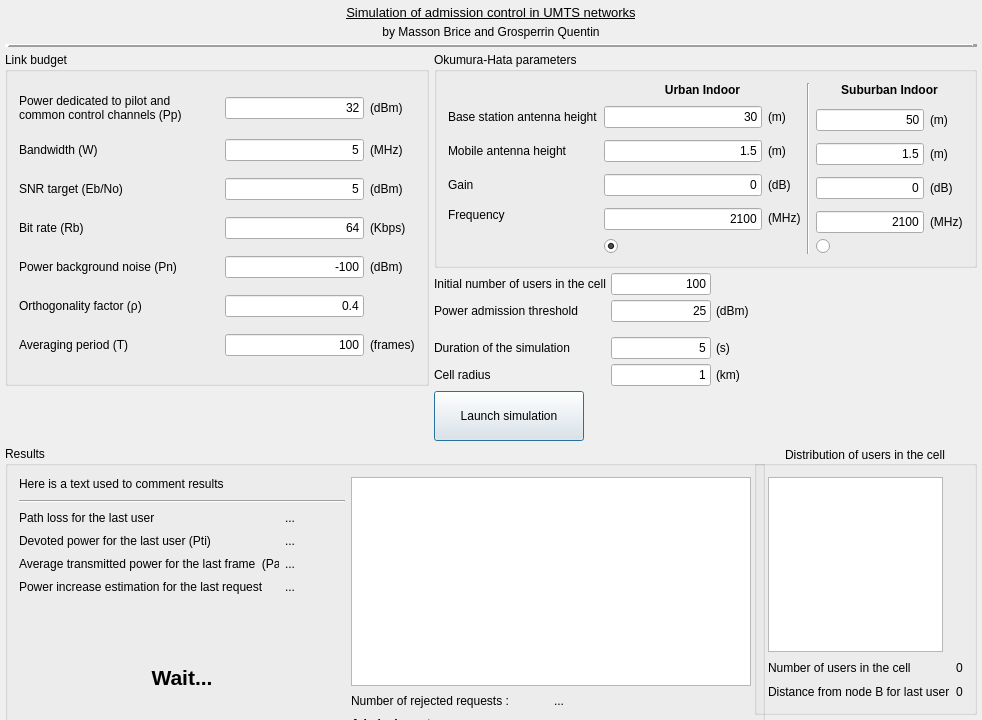
<?xml version="1.0" encoding="UTF-8"?>
<ui version="4.0">
 <class>admission_umtsClass</class>
 <widget class="QWidget" name="admission_umtsClass">
  <property name="geometry">
   <rect>
    <x>0</x>
    <y>0</y>
    <width>982</width>
    <height>720</height>
   </rect>
  </property>
  <property name="minimumSize">
   <size>
    <width>0</width>
    <height>0</height>
   </size>
  </property>
  <property name="maximumSize">
   <size>
    <width>16777215</width>
    <height>16777215</height>
   </size>
  </property>
  <property name="windowTitle">
   <string>admission_umts</string>
  </property>
  <layout class="QGridLayout" name="gridLayout_4">
   <property name="sizeConstraint">
    <enum>QLayout::SetNoConstraint</enum>
   </property>
   <property name="margin">
    <number>5</number>
   </property>
   <property name="spacing">
    <number>5</number>
   </property>
   <item row="3" column="2" colspan="5">
    <widget class="QGroupBox" name="groupBox">
     <property name="minimumSize">
      <size>
       <width>0</width>
       <height>0</height>
      </size>
     </property>
     <property name="baseSize">
      <size>
       <width>0</width>
       <height>0</height>
      </size>
     </property>
     <property name="title">
      <string>Okumura-Hata parameters</string>
     </property>
     <layout class="QGridLayout" name="gridLayout_2">
      <item row="2" column="7">
       <widget class="QLabel" name="label_30">
        <property name="text">
         <string>(m)</string>
        </property>
       </widget>
      </item>
      <item row="4" column="5" colspan="2">
       <widget class="QLineEdit" name="sub_MobileHeightTextBox">
        <property name="maximumSize">
         <size>
          <width>16777215</width>
          <height>16777215</height>
         </size>
        </property>
        <property name="text">
         <string>1.5</string>
        </property>
        <property name="alignment">
         <set>Qt::AlignRight|Qt::AlignTrailing|Qt::AlignVCenter</set>
        </property>
       </widget>
      </item>
      <item row="1" column="0" rowspan="2">
       <widget class="QLabel" name="label">
        <property name="layoutDirection">
         <enum>Qt::LeftToRight</enum>
        </property>
        <property name="text">
         <string>Base station antenna height</string>
        </property>
       </widget>
      </item>
      <item row="8" column="5" rowspan="2" colspan="2">
       <widget class="QLineEdit" name="sub_FrequencyTextBox">
        <property name="maximumSize">
         <size>
          <width>16777215</width>
          <height>16777215</height>
         </size>
        </property>
        <property name="text">
         <string>2100</string>
        </property>
        <property name="alignment">
         <set>Qt::AlignRight|Qt::AlignTrailing|Qt::AlignVCenter</set>
        </property>
       </widget>
      </item>
      <item row="7" column="1" rowspan="3">
       <widget class="QLineEdit" name="frequencyTextBox">
        <property name="maximumSize">
         <size>
          <width>16777215</width>
          <height>16777215</height>
         </size>
        </property>
        <property name="text">
         <string>2100</string>
        </property>
        <property name="alignment">
         <set>Qt::AlignRight|Qt::AlignTrailing|Qt::AlignVCenter</set>
        </property>
       </widget>
      </item>
      <item row="0" column="4" rowspan="11">
       <widget class="Line" name="line">
        <property name="orientation">
         <enum>Qt::Vertical</enum>
        </property>
       </widget>
      </item>
      <item row="10" column="1">
       <widget class="QRadioButton" name="urbanRadioButton">
        <property name="text">
         <string/>
        </property>
        <property name="checked">
         <bool>true</bool>
        </property>
       </widget>
      </item>
      <item row="1" column="2" rowspan="2">
       <widget class="QLabel" name="label_5">
        <property name="text">
         <string>(m)</string>
        </property>
       </widget>
      </item>
      <item row="5" column="1" rowspan="2">
       <widget class="QLineEdit" name="gainTextBox">
        <property name="maximumSize">
         <size>
          <width>16777215</width>
          <height>16777215</height>
         </size>
        </property>
        <property name="text">
         <string>0</string>
        </property>
        <property name="alignment">
         <set>Qt::AlignRight|Qt::AlignTrailing|Qt::AlignVCenter</set>
        </property>
       </widget>
      </item>
      <item row="1" column="1" rowspan="2">
       <widget class="QLineEdit" name="baseStationHeightTextBox">
        <property name="maximumSize">
         <size>
          <width>16777215</width>
          <height>16777215</height>
         </size>
        </property>
        <property name="text">
         <string>30</string>
        </property>
        <property name="alignment">
         <set>Qt::AlignRight|Qt::AlignTrailing|Qt::AlignVCenter</set>
        </property>
       </widget>
      </item>
      <item row="2" column="5" colspan="2">
       <widget class="QLineEdit" name="sub_BaseStationHeightTextBox">
        <property name="maximumSize">
         <size>
          <width>16777215</width>
          <height>16777215</height>
         </size>
        </property>
        <property name="text">
         <string>50</string>
        </property>
        <property name="alignment">
         <set>Qt::AlignRight|Qt::AlignTrailing|Qt::AlignVCenter</set>
        </property>
       </widget>
      </item>
      <item row="3" column="1" rowspan="2">
       <widget class="QLineEdit" name="mobileHeightTextBox">
        <property name="maximumSize">
         <size>
          <width>16777215</width>
          <height>16777215</height>
         </size>
        </property>
        <property name="text">
         <string>1.5</string>
        </property>
        <property name="alignment">
         <set>Qt::AlignRight|Qt::AlignTrailing|Qt::AlignVCenter</set>
        </property>
       </widget>
      </item>
      <item row="8" column="7" rowspan="2">
       <widget class="QLabel" name="label_28">
        <property name="text">
         <string>(MHz)</string>
        </property>
       </widget>
      </item>
      <item row="5" column="2" rowspan="2">
       <widget class="QLabel" name="label_7">
        <property name="text">
         <string>(dB)</string>
        </property>
       </widget>
      </item>
      <item row="3" column="2" rowspan="2">
       <widget class="QLabel" name="label_6">
        <property name="text">
         <string>(m)</string>
        </property>
       </widget>
      </item>
      <item row="4" column="7">
       <widget class="QLabel" name="label_29">
        <property name="text">
         <string>(m)</string>
        </property>
       </widget>
      </item>
      <item row="5" column="0" rowspan="2">
       <widget class="QLabel" name="label_3">
        <property name="layoutDirection">
         <enum>Qt::LeftToRight</enum>
        </property>
        <property name="text">
         <string>Gain</string>
        </property>
       </widget>
      </item>
      <item row="7" column="0" rowspan="2">
       <widget class="QLabel" name="label_4">
        <property name="layoutDirection">
         <enum>Qt::LeftToRight</enum>
        </property>
        <property name="text">
         <string>Frequency</string>
        </property>
       </widget>
      </item>
      <item row="3" column="0" rowspan="2">
       <widget class="QLabel" name="label_2">
        <property name="layoutDirection">
         <enum>Qt::LeftToRight</enum>
        </property>
        <property name="text">
         <string>Mobile antenna height</string>
        </property>
       </widget>
      </item>
      <item row="6" column="7">
       <widget class="QLabel" name="label_31">
        <property name="text">
         <string>(dB)</string>
        </property>
       </widget>
      </item>
      <item row="6" column="5" colspan="2">
       <widget class="QLineEdit" name="sub_GainTextBox">
        <property name="maximumSize">
         <size>
          <width>16777215</width>
          <height>16777215</height>
         </size>
        </property>
        <property name="text">
         <string>0</string>
        </property>
        <property name="alignment">
         <set>Qt::AlignRight|Qt::AlignTrailing|Qt::AlignVCenter</set>
        </property>
       </widget>
      </item>
      <item row="10" column="5">
       <widget class="QRadioButton" name="suburbanRadioButton">
        <property name="text">
         <string/>
        </property>
       </widget>
      </item>
      <item row="8" column="2">
       <widget class="QLabel" name="label_8">
        <property name="text">
         <string>(MHz)</string>
        </property>
       </widget>
      </item>
      <item row="0" column="5" colspan="3">
       <widget class="QLabel" name="label_27">
        <property name="minimumSize">
         <size>
          <width>100</width>
          <height>0</height>
         </size>
        </property>
        <property name="font">
         <font>
          <weight>75</weight>
          <bold>true</bold>
         </font>
        </property>
        <property name="text">
         <string>Suburban Indoor</string>
        </property>
        <property name="alignment">
         <set>Qt::AlignCenter</set>
        </property>
       </widget>
      </item>
      <item row="0" column="1" colspan="2">
       <widget class="QLabel" name="label_26">
        <property name="minimumSize">
         <size>
          <width>100</width>
          <height>0</height>
         </size>
        </property>
        <property name="font">
         <font>
          <weight>75</weight>
          <bold>true</bold>
         </font>
        </property>
        <property name="text">
         <string>Urban Indoor</string>
        </property>
        <property name="alignment">
         <set>Qt::AlignCenter</set>
        </property>
       </widget>
      </item>
     </layout>
    </widget>
   </item>
   <item row="10" column="2">
    <widget class="QPushButton" name="launchSimulationButton">
     <property name="minimumSize">
      <size>
       <width>150</width>
       <height>50</height>
      </size>
     </property>
     <property name="maximumSize">
      <size>
       <width>150</width>
       <height>16777215</height>
      </size>
     </property>
     <property name="text">
      <string>Launch simulation</string>
     </property>
     <property name="autoDefault">
      <bool>true</bool>
     </property>
     <property name="default">
      <bool>true</bool>
     </property>
     <property name="flat">
      <bool>false</bool>
     </property>
    </widget>
   </item>
   <item row="3" column="0" rowspan="7" colspan="2">
    <widget class="QGroupBox" name="groupBox_3">
     <property name="title">
      <string>Link budget</string>
     </property>
     <layout class="QGridLayout" name="gridLayout">
      <item row="3" column="0">
       <widget class="QLabel" name="label_12">
        <property name="minimumSize">
         <size>
          <width>200</width>
          <height>0</height>
         </size>
        </property>
        <property name="text">
         <string>Bit rate (Rb)</string>
        </property>
        <property name="alignment">
         <set>Qt::AlignLeading|Qt::AlignLeft|Qt::AlignVCenter</set>
        </property>
       </widget>
      </item>
      <item row="2" column="0">
       <widget class="QLabel" name="label_11">
        <property name="minimumSize">
         <size>
          <width>200</width>
          <height>0</height>
         </size>
        </property>
        <property name="text">
         <string>SNR target (Eb/No)</string>
        </property>
        <property name="alignment">
         <set>Qt::AlignLeading|Qt::AlignLeft|Qt::AlignVCenter</set>
        </property>
       </widget>
      </item>
      <item row="6" column="2">
       <widget class="QLabel" name="label_22">
        <property name="text">
         <string>(frames)</string>
        </property>
       </widget>
      </item>
      <item row="1" column="2">
       <widget class="QLabel" name="label_17">
        <property name="text">
         <string>(MHz)</string>
        </property>
       </widget>
      </item>
      <item row="2" column="2">
       <widget class="QLabel" name="label_20">
        <property name="text">
         <string>(dBm)</string>
        </property>
       </widget>
      </item>
      <item row="3" column="1">
       <widget class="QLineEdit" name="bitRateTextBox">
        <property name="text">
         <string>64</string>
        </property>
        <property name="alignment">
         <set>Qt::AlignRight|Qt::AlignTrailing|Qt::AlignVCenter</set>
        </property>
       </widget>
      </item>
      <item row="6" column="1">
       <widget class="QLineEdit" name="timePeriodTextBox">
        <property name="text">
         <string>100</string>
        </property>
        <property name="alignment">
         <set>Qt::AlignRight|Qt::AlignTrailing|Qt::AlignVCenter</set>
        </property>
       </widget>
      </item>
      <item row="5" column="0">
       <widget class="QLabel" name="label_14">
        <property name="minimumSize">
         <size>
          <width>200</width>
          <height>0</height>
         </size>
        </property>
        <property name="text">
         <string>Orthogonality factor (ρ)</string>
        </property>
        <property name="alignment">
         <set>Qt::AlignLeading|Qt::AlignLeft|Qt::AlignVCenter</set>
        </property>
       </widget>
      </item>
      <item row="4" column="1">
       <widget class="QLineEdit" name="noisePowerTextBox">
        <property name="text">
         <string>-100</string>
        </property>
        <property name="alignment">
         <set>Qt::AlignRight|Qt::AlignTrailing|Qt::AlignVCenter</set>
        </property>
       </widget>
      </item>
      <item row="6" column="0">
       <widget class="QLabel" name="label_21">
        <property name="minimumSize">
         <size>
          <width>200</width>
          <height>0</height>
         </size>
        </property>
        <property name="text">
         <string>Averaging period (T)</string>
        </property>
       </widget>
      </item>
      <item row="2" column="1">
       <widget class="QLineEdit" name="snrTargetTextBox">
        <property name="text">
         <string>5</string>
        </property>
        <property name="alignment">
         <set>Qt::AlignRight|Qt::AlignTrailing|Qt::AlignVCenter</set>
        </property>
       </widget>
      </item>
      <item row="4" column="2">
       <widget class="QLabel" name="label_18">
        <property name="text">
         <string>(dBm)</string>
        </property>
       </widget>
      </item>
      <item row="4" column="0">
       <widget class="QLabel" name="label_13">
        <property name="minimumSize">
         <size>
          <width>200</width>
          <height>0</height>
         </size>
        </property>
        <property name="text">
         <string>Power background noise (Pn)</string>
        </property>
        <property name="alignment">
         <set>Qt::AlignLeading|Qt::AlignLeft|Qt::AlignVCenter</set>
        </property>
       </widget>
      </item>
      <item row="3" column="2">
       <widget class="QLabel" name="label_19">
        <property name="text">
         <string>(Kbps)</string>
        </property>
       </widget>
      </item>
      <item row="5" column="1">
       <widget class="QLineEdit" name="orthoFactorTextBox">
        <property name="text">
         <string>0.4</string>
        </property>
        <property name="alignment">
         <set>Qt::AlignRight|Qt::AlignTrailing|Qt::AlignVCenter</set>
        </property>
       </widget>
      </item>
      <item row="1" column="0">
       <widget class="QLabel" name="label_10">
        <property name="minimumSize">
         <size>
          <width>200</width>
          <height>0</height>
         </size>
        </property>
        <property name="text">
         <string>Bandwidth (W)</string>
        </property>
        <property name="alignment">
         <set>Qt::AlignLeading|Qt::AlignLeft|Qt::AlignVCenter</set>
        </property>
       </widget>
      </item>
      <item row="0" column="0">
       <widget class="QLabel" name="label_9">
        <property name="minimumSize">
         <size>
          <width>200</width>
          <height>0</height>
         </size>
        </property>
        <property name="text">
         <string>Power dedicated to pilot and common control channels (Pp)</string>
        </property>
        <property name="alignment">
         <set>Qt::AlignLeading|Qt::AlignLeft|Qt::AlignVCenter</set>
        </property>
        <property name="wordWrap">
         <bool>true</bool>
        </property>
       </widget>
      </item>
      <item row="1" column="1">
       <widget class="QLineEdit" name="bandwidthpilotPowerTextBox">
        <property name="text">
         <string>5</string>
        </property>
        <property name="alignment">
         <set>Qt::AlignRight|Qt::AlignTrailing|Qt::AlignVCenter</set>
        </property>
       </widget>
      </item>
      <item row="0" column="1">
       <widget class="QLineEdit" name="pilotPowerTextBox">
        <property name="text">
         <string>32</string>
        </property>
        <property name="alignment">
         <set>Qt::AlignRight|Qt::AlignTrailing|Qt::AlignVCenter</set>
        </property>
       </widget>
      </item>
      <item row="0" column="2">
       <widget class="QLabel" name="label_16">
        <property name="text">
         <string>(dBm)</string>
        </property>
       </widget>
      </item>
     </layout>
    </widget>
   </item>
   <item row="11" column="6">
    <widget class="QGroupBox" name="groupBox_4">
     <property name="title">
      <string>Distribution of users in the cell</string>
     </property>
     <property name="alignment">
      <set>Qt::AlignCenter</set>
     </property>
     <layout class="QGridLayout" name="gridLayout_5">
      <item row="9" column="1">
       <widget class="QLabel" name="nbUsersLabel">
        <property name="text">
         <string>0</string>
        </property>
       </widget>
      </item>
      <item row="10" column="0">
       <widget class="QLabel" name="label_41">
        <property name="text">
         <string>Distance from node B for last user</string>
        </property>
       </widget>
      </item>
      <item row="10" column="1">
       <widget class="QLabel" name="distanceLastUserLabel">
        <property name="text">
         <string>0</string>
        </property>
       </widget>
      </item>
      <item row="9" column="0">
       <widget class="QLabel" name="label_42">
        <property name="text">
         <string>Number of users in the cell </string>
        </property>
       </widget>
      </item>
      <item row="0" column="0">
       <widget class="QGraphicsView" name="usersDistribution">
        <property name="minimumSize">
         <size>
          <width>175</width>
          <height>175</height>
         </size>
        </property>
        <property name="maximumSize">
         <size>
          <width>175</width>
          <height>175</height>
         </size>
        </property>
        <property name="alignment">
         <set>Qt::AlignCenter</set>
        </property>
       </widget>
      </item>
     </layout>
    </widget>
   </item>
   <item row="10" column="4" colspan="3">
    <spacer name="horizontalSpacer">
     <property name="orientation">
      <enum>Qt::Horizontal</enum>
     </property>
     <property name="sizeHint" stdset="0">
      <size>
       <width>253</width>
       <height>20</height>
      </size>
     </property>
    </spacer>
   </item>
   <item row="2" column="0" colspan="7">
    <widget class="Line" name="line_2">
     <property name="font">
      <font>
       <weight>50</weight>
       <bold>false</bold>
      </font>
     </property>
     <property name="frameShadow">
      <enum>QFrame::Raised</enum>
     </property>
     <property name="lineWidth">
      <number>5</number>
     </property>
     <property name="midLineWidth">
      <number>0</number>
     </property>
     <property name="orientation">
      <enum>Qt::Horizontal</enum>
     </property>
    </widget>
   </item>
   <item row="1" column="0" colspan="7">
    <widget class="QLabel" name="label_32">
     <property name="text">
      <string>by Masson Brice and Grosperrin Quentin</string>
     </property>
     <property name="alignment">
      <set>Qt::AlignCenter</set>
     </property>
    </widget>
   </item>
   <item row="0" column="0" colspan="7">
    <widget class="QLabel" name="label_15">
     <property name="font">
      <font>
       <pointsize>10</pointsize>
       <underline>true</underline>
      </font>
     </property>
     <property name="text">
      <string>Simulation of admission control in UMTS networks</string>
     </property>
     <property name="alignment">
      <set>Qt::AlignCenter</set>
     </property>
    </widget>
   </item>
   <item row="5" column="4">
    <widget class="QLineEdit" name="thresholdPowerTextBox">
     <property name="minimumSize">
      <size>
       <width>100</width>
       <height>0</height>
      </size>
     </property>
     <property name="maximumSize">
      <size>
       <width>100</width>
       <height>16777215</height>
      </size>
     </property>
     <property name="baseSize">
      <size>
       <width>0</width>
       <height>0</height>
      </size>
     </property>
     <property name="text">
      <string>25</string>
     </property>
     <property name="alignment">
      <set>Qt::AlignRight|Qt::AlignTrailing|Qt::AlignVCenter</set>
     </property>
    </widget>
   </item>
   <item row="4" column="4">
    <widget class="QLineEdit" name="initNbUsersTextBox">
     <property name="minimumSize">
      <size>
       <width>100</width>
       <height>0</height>
      </size>
     </property>
     <property name="maximumSize">
      <size>
       <width>100</width>
       <height>16777215</height>
      </size>
     </property>
     <property name="baseSize">
      <size>
       <width>0</width>
       <height>0</height>
      </size>
     </property>
     <property name="text">
      <string>100</string>
     </property>
     <property name="alignment">
      <set>Qt::AlignRight|Qt::AlignTrailing|Qt::AlignVCenter</set>
     </property>
    </widget>
   </item>
   <item row="8" column="2">
    <widget class="QLabel" name="label_34">
     <property name="text">
      <string>Duration of the simulation</string>
     </property>
    </widget>
   </item>
   <item row="5" column="2">
    <widget class="QLabel" name="label_24">
     <property name="text">
      <string>Power admission threshold</string>
     </property>
    </widget>
   </item>
   <item row="5" column="5">
    <widget class="QLabel" name="label_25">
     <property name="text">
      <string>(dBm)</string>
     </property>
    </widget>
   </item>
   <item row="8" column="5">
    <widget class="QLabel" name="label_35">
     <property name="text">
      <string>(s)</string>
     </property>
    </widget>
   </item>
   <item row="8" column="4">
    <widget class="QLineEdit" name="durationTextBox">
     <property name="maximumSize">
      <size>
       <width>100</width>
       <height>16777215</height>
      </size>
     </property>
     <property name="text">
      <string>5</string>
     </property>
     <property name="alignment">
      <set>Qt::AlignRight|Qt::AlignTrailing|Qt::AlignVCenter</set>
     </property>
    </widget>
   </item>
   <item row="4" column="2" colspan="2">
    <widget class="QLabel" name="label_23">
     <property name="text">
      <string>Initial number of users in the cell</string>
     </property>
    </widget>
   </item>
   <item row="10" column="1">
    <spacer name="horizontalSpacer_3">
     <property name="orientation">
      <enum>Qt::Horizontal</enum>
     </property>
     <property name="sizeHint" stdset="0">
      <size>
       <width>40</width>
       <height>20</height>
      </size>
     </property>
    </spacer>
   </item>
   <item row="11" column="0" colspan="6">
    <widget class="QGroupBox" name="groupBox_2">
     <property name="minimumSize">
      <size>
       <width>760</width>
       <height>300</height>
      </size>
     </property>
     <property name="title">
      <string>Results</string>
     </property>
     <layout class="QGridLayout" name="gridLayout_3">
      <item row="3" column="2">
       <widget class="QLabel" name="lastDevotedPowerLabel">
        <property name="minimumSize">
         <size>
          <width>60</width>
          <height>0</height>
         </size>
        </property>
        <property name="text">
         <string>...</string>
        </property>
       </widget>
      </item>
      <item row="3" column="1">
       <widget class="QLabel" name="label_36">
        <property name="text">
         <string>Devoted power for the last user (Pti)</string>
        </property>
       </widget>
      </item>
      <item row="4" column="1">
       <widget class="QLabel" name="label_38">
        <property name="minimumSize">
         <size>
          <width>260</width>
          <height>0</height>
         </size>
        </property>
        <property name="text">
         <string>Average transmitted power for the last frame  (Pav) </string>
        </property>
       </widget>
      </item>
      <item row="2" column="2">
       <widget class="QLabel" name="lastPathLossLabel">
        <property name="minimumSize">
         <size>
          <width>60</width>
          <height>0</height>
         </size>
        </property>
        <property name="text">
         <string>...</string>
        </property>
       </widget>
      </item>
      <item row="1" column="1" colspan="2">
       <widget class="Line" name="line_3">
        <property name="orientation">
         <enum>Qt::Horizontal</enum>
        </property>
       </widget>
      </item>
      <item row="0" column="3" rowspan="10" colspan="2">
       <widget class="QGraphicsView" name="graphResults">
        <property name="minimumSize">
         <size>
          <width>400</width>
          <height>200</height>
         </size>
        </property>
        <property name="cursor" stdset="0">
         <cursorShape>CrossCursor</cursorShape>
        </property>
        <property name="alignment">
         <set>Qt::AlignBottom|Qt::AlignLeading|Qt::AlignLeft</set>
        </property>
       </widget>
      </item>
      <item row="2" column="1">
       <widget class="QLabel" name="label_37">
        <property name="text">
         <string>Path loss for the last user</string>
        </property>
       </widget>
      </item>
      <item row="0" column="1">
       <widget class="QLabel" name="resultLabel">
        <property name="autoFillBackground">
         <bool>false</bool>
        </property>
        <property name="text">
         <string>Here is a text used to comment results</string>
        </property>
        <property name="alignment">
         <set>Qt::AlignLeading|Qt::AlignLeft|Qt::AlignTop</set>
        </property>
        <property name="wordWrap">
         <bool>true</bool>
        </property>
       </widget>
      </item>
      <item row="4" column="2">
       <widget class="QLabel" name="lastAveragePowerLabel">
        <property name="minimumSize">
         <size>
          <width>60</width>
          <height>0</height>
         </size>
        </property>
        <property name="text">
         <string>...</string>
        </property>
       </widget>
      </item>
      <item row="10" column="3">
       <widget class="QLabel" name="label_39">
        <property name="minimumSize">
         <size>
          <width>0</width>
          <height>0</height>
         </size>
        </property>
        <property name="text">
         <string>Number of rejected requests :</string>
        </property>
       </widget>
      </item>
      <item row="5" column="2">
       <widget class="QLabel" name="lastPowerIncreaseLabel">
        <property name="minimumSize">
         <size>
          <width>60</width>
          <height>0</height>
         </size>
        </property>
        <property name="text">
         <string>...</string>
        </property>
       </widget>
      </item>
      <item row="11" column="3">
       <widget class="QLabel" name="label_43">
        <property name="font">
         <font>
          <weight>75</weight>
          <bold>true</bold>
         </font>
        </property>
        <property name="text">
         <string>Admission rate :</string>
        </property>
       </widget>
      </item>
      <item row="10" column="4">
       <widget class="QLabel" name="nbRejectedLabel">
        <property name="text">
         <string>...</string>
        </property>
       </widget>
      </item>
      <item row="11" column="4">
       <widget class="QLabel" name="admissionRateLabel">
        <property name="font">
         <font>
          <weight>75</weight>
          <bold>true</bold>
         </font>
        </property>
        <property name="text">
         <string>...</string>
        </property>
       </widget>
      </item>
      <item row="5" column="1">
       <widget class="QLabel" name="label_40">
        <property name="text">
         <string>Power increase estimation for the last request</string>
        </property>
       </widget>
      </item>
      <item row="8" column="1" rowspan="3" colspan="2">
       <widget class="QLabel" name="lastBoolResultLabel">
        <property name="minimumSize">
         <size>
          <width>250</width>
          <height>0</height>
         </size>
        </property>
        <property name="font">
         <font>
          <pointsize>16</pointsize>
          <weight>75</weight>
          <bold>true</bold>
         </font>
        </property>
        <property name="autoFillBackground">
         <bool>false</bool>
        </property>
        <property name="text">
         <string>Wait...</string>
        </property>
        <property name="scaledContents">
         <bool>false</bool>
        </property>
        <property name="alignment">
         <set>Qt::AlignCenter</set>
        </property>
       </widget>
      </item>
     </layout>
    </widget>
   </item>
   <item row="9" column="2">
    <widget class="QLabel" name="label_33">
     <property name="text">
      <string>Cell radius</string>
     </property>
    </widget>
   </item>
   <item row="9" column="4">
    <widget class="QLineEdit" name="cellRadiusTextBox">
     <property name="maximumSize">
      <size>
       <width>100</width>
       <height>16777215</height>
      </size>
     </property>
     <property name="text">
      <string>1</string>
     </property>
     <property name="alignment">
      <set>Qt::AlignRight|Qt::AlignTrailing|Qt::AlignVCenter</set>
     </property>
    </widget>
   </item>
   <item row="9" column="5">
    <widget class="QLabel" name="label_44">
     <property name="text">
      <string>(km)</string>
     </property>
    </widget>
   </item>
  </layout>
 </widget>
 <layoutdefault spacing="6" margin="11"/>
 <resources>
  <include location="admission_umts.qrc"/>
 </resources>
 <connections/>
</ui>
